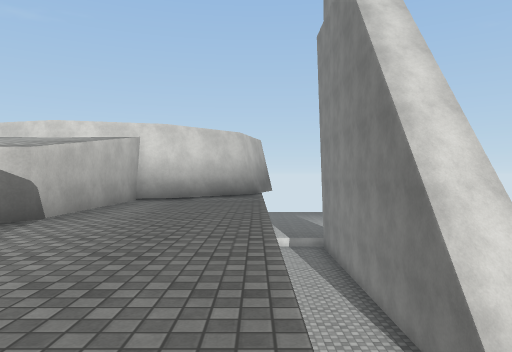
[1] (above)

12 first-person views from a walk through a Unity game level. The camera is 1.2 m above the floor, looks level and sees 70° across. The floor is counted in squares, 2 m on a side. Each view is taken from the middle of a square. On the plan, view 1 faces up. The plan holds only what a view shows up to about 10 squares ahead; the rest is blank. The place goes on beyond the plan. Surface patterns are stand-ins for the level's own textures.

[2]
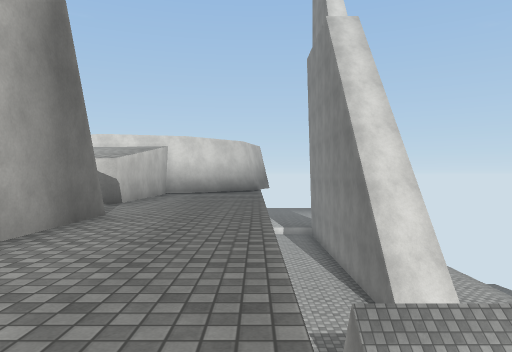

[3]
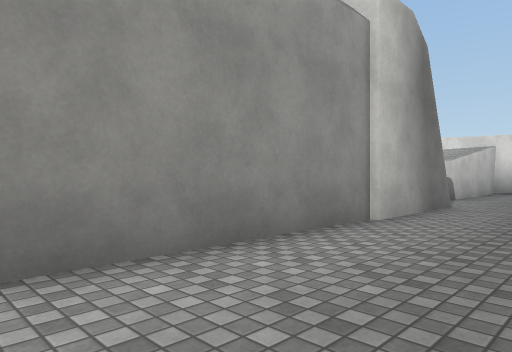

[4]
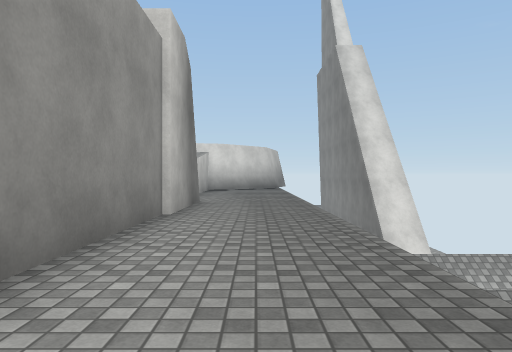

[5]
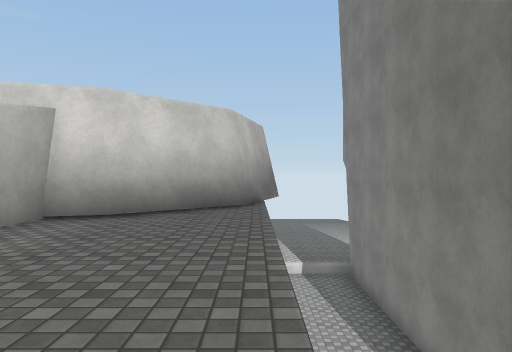

[6]
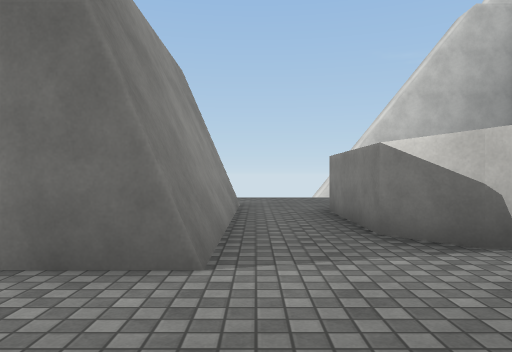

[7]
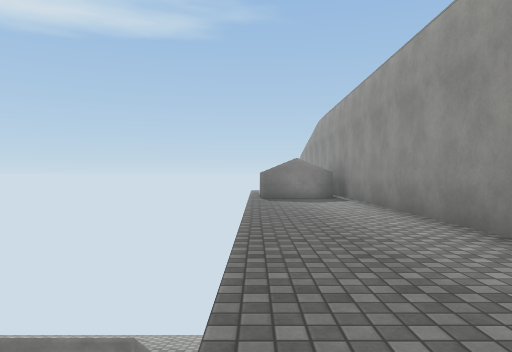

[8]
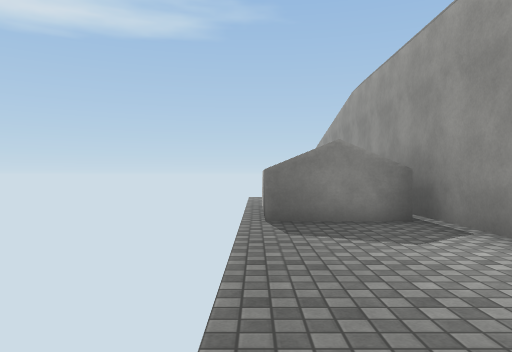

[9]
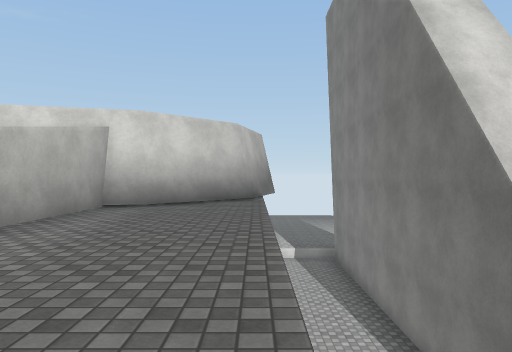

[10]
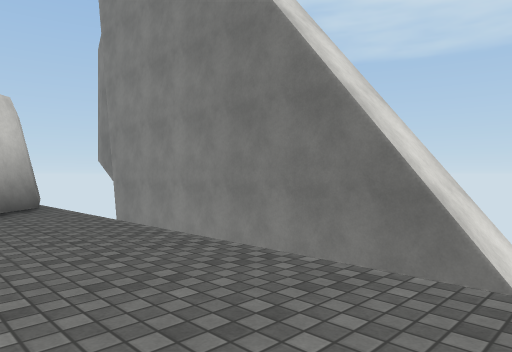

[11]
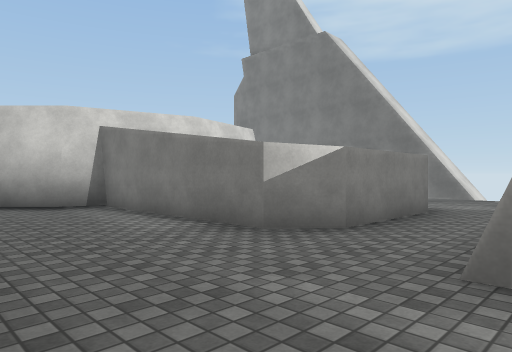

[12]
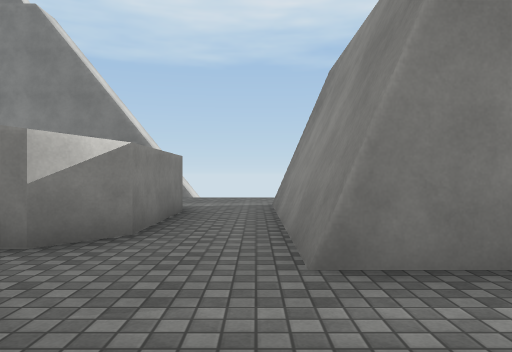

### Floor plan
Key: @ floor where view 1 was taken; # wall or solid block; . floor; ^ raised ledge; v drop or lower ground.
Columns run from 10 left of view 1 to 3 right of it. Each row starts with its distance up from view 1.
 14           #vv#
 13           #vv^
 12          ##vv^
 11         ##.vv^
 10  .##   ##..vv^
  9  ..#   #...vv^
  8  ..#   #...vv^
  7  ..#   #...vv^
  6  ..#   #...vv^
  5 ...#####...vvv
  4 ...........vvv
  3 ...........vv
  2 ...#####...vvv
  1   .#   #...vvv
  0        #..@
 -1        #...vvv
 -2        #...
 -3        #...vv
 -4        #...vvv
 -5        #...
 -6        #...
 -7        ###^
 -8        #  ^
 -9           #

Where each view was taken, in squares from view 1:
view 1: 0 up, 0 right, facing up
view 2: 3 down, 0 right, facing up
view 3: 5 down, 0 right, facing up-left
view 4: 6 down, 1 left, facing up
view 5: 4 up, 0 right, facing up
view 6: 3 up, 0 right, facing left
view 7: 3 up, 0 right, facing down
view 8: 2 down, 0 right, facing down
view 9: 2 up, 0 right, facing up
view 10: 4 up, 2 left, facing up-right
view 11: 2 up, 10 left, facing up-right
view 12: 3 up, 10 left, facing right
